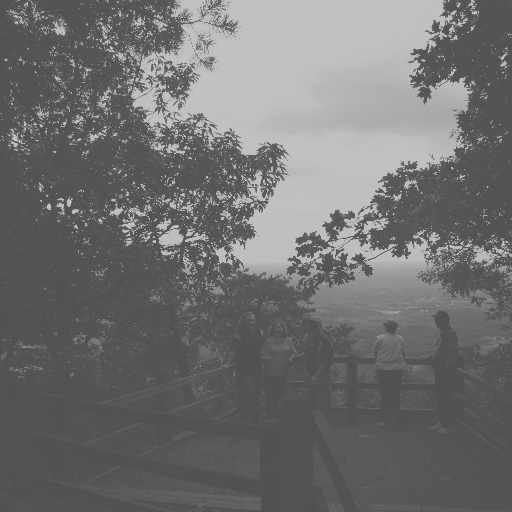
%> input picture HW3/inputs/nrg_512.tif, 512 x 512 px
$ octave Q2_2.m   (GNU Octave 9; MATLAB toolbox functions it lacks are replaced by stand-ins)
%> lines starting %> are read from the running program, lines starting %| are printed output that depends on the picture; in (x1, y1, x2, y2) boxes, pixels count from 0 and x2, y2 are one past the last pixel; in counts of white or black regions, pixels touching at a corner belong together; the program's own positions count from 1
filename='inputs/nrg_512.tif';
im = imread(filename);
%> im is the input picture: size 512x512 uint8; min 81, max 193, mean 112.2

res2 = histeq(im,2);
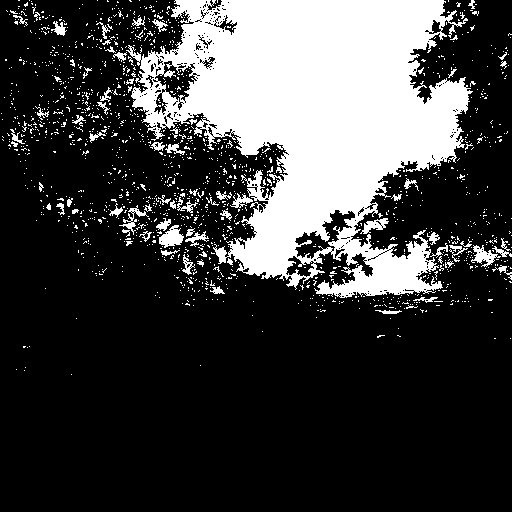
%> res2: size 512x512 uint8; 25.1% white; 1525 white regions (1452 under 20 px), largest, box (x1, y1, x2, y2) and area: (126, 0, 473, 298) 57335, (159, 225, 184, 248) 338, (471, 245, 501, 267) 281
res4 = histeq(im,4);
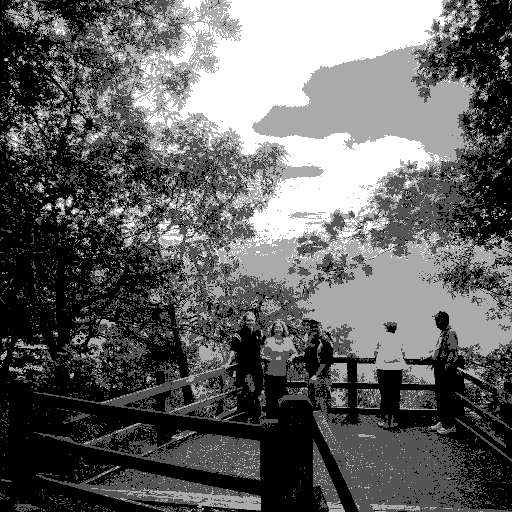
%> res4: size 512x512 uint8; min 0, max 255, mean 98.6
res16 = histeq(im,16);
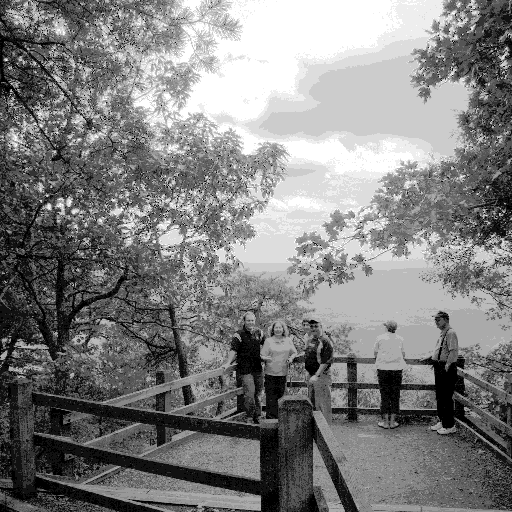
%> res16: size 512x512 uint8; min 0, max 255, mean 128.2
res256 = histeq(im,256);

h=figure;


subplot(4,2,1)
imshow(res2)

subplot(4,2,2)
imhist(res2)
subplot(4,2,3)
imshow(res4)

subplot(4,2,4)
imhist(res4)

subplot(4,2,5)
imshow(res16)

subplot(4,2,6)
imhist(res16)
subplot(4,2,7)
imshow(res256)

subplot(4,2,8)
imhist(res256)
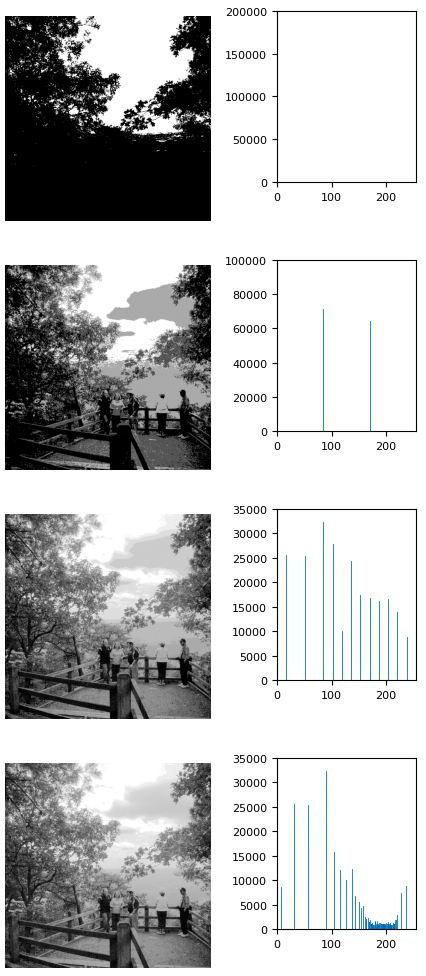
%> figure redrawn from the program's plot data, 8 panels


saveas(h,'outputs/Q2/Q2_2.jpg')

$ run again, with HW3/inputs/mzrun_color_512.jpg saved as HW3/inputs/nrg_512.tif
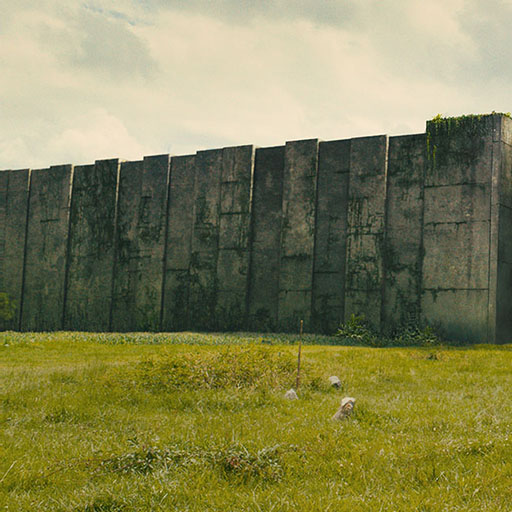
%> input picture HW3/inputs/mzrun_color_512.jpg, 512 x 512 px
%> im is the input picture: size 512x512x3 uint8; mean R, G, B 130.1, 129.5, 84.9
%> `res4 = histeq(im,4);`:
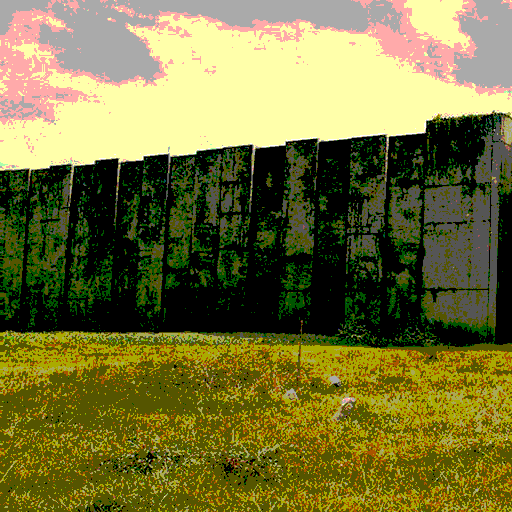
%> res4: size 512x512x3 uint8; mean R, G, B 117.8, 114.9, 55.8
%> `res16 = histeq(im,16);`:
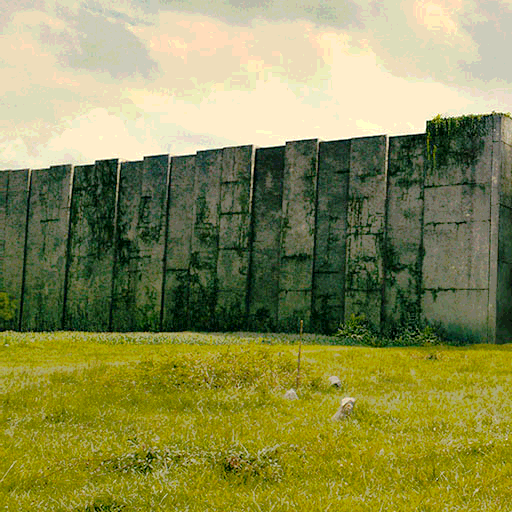
%> res16: size 512x512x3 uint8; mean R, G, B 138.7, 141.1, 80.7
